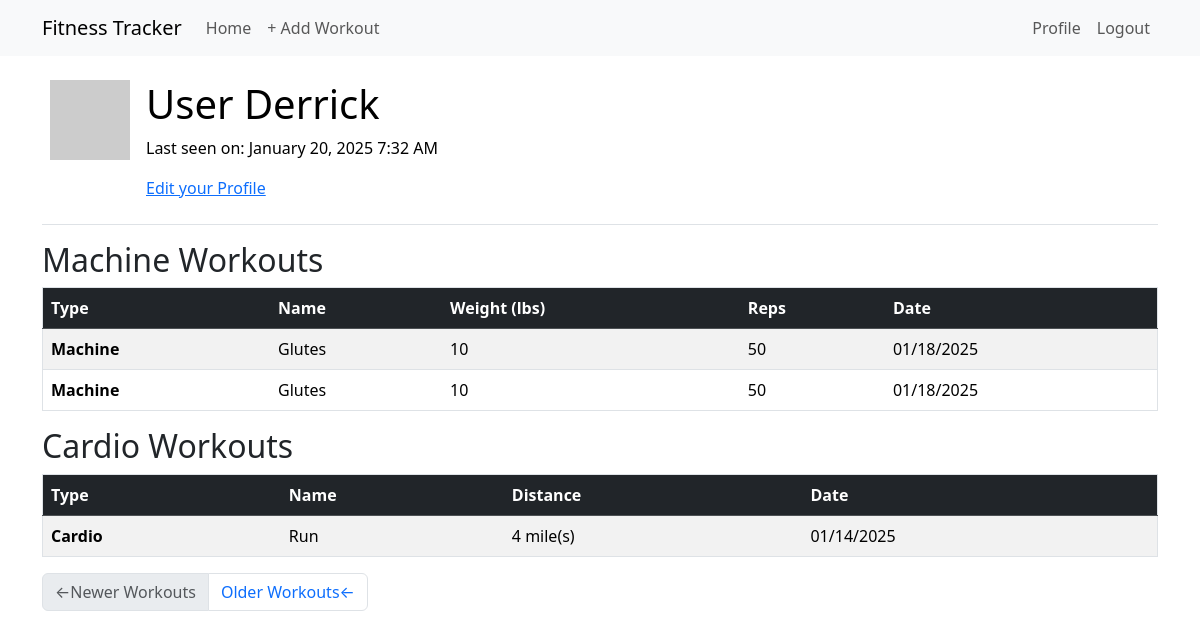
Page /user/Bob (signed in) on the earlier database version.
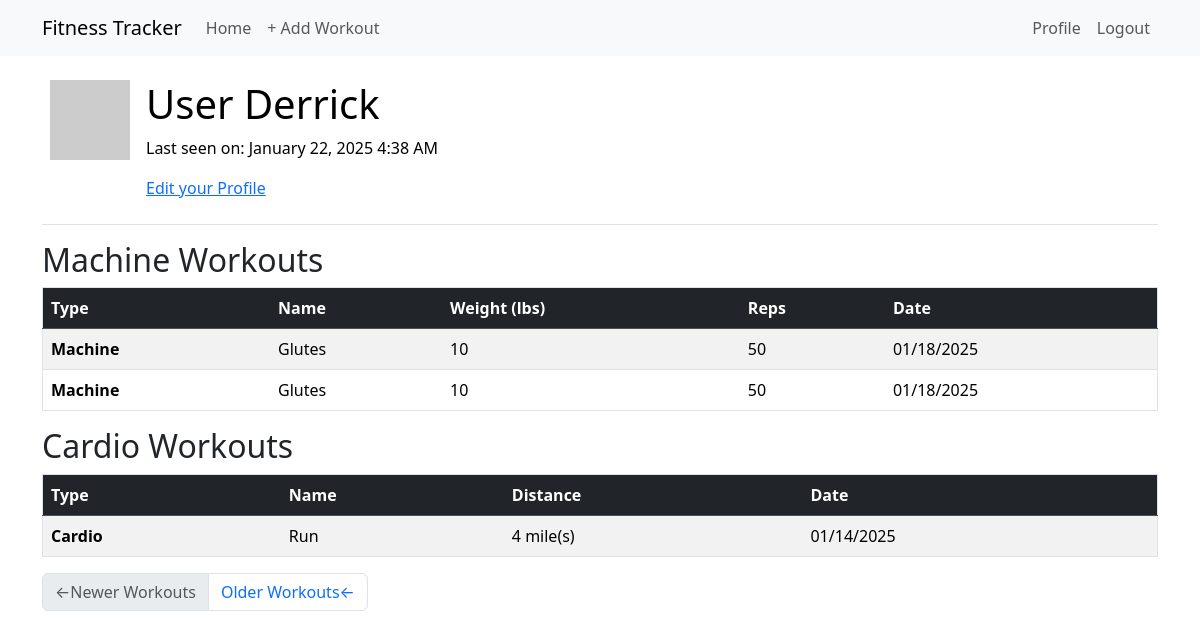
Same page on the later database version.
### app/models.py (models this page shows, shortened)
class User(UserMixin, db.Model):
    id: Mapped[int] = mapped_column(primary_key=True)
    username: Mapped[str] = mapped_column(String(64), index=True, unique=True)
    email: Mapped[str] = mapped_column(String(120), index=True, unique=True)
    password_hash: Mapped[Optional[str]] = mapped_column(String(256))
    workouts: Mapped[List['Workout']] = relationship(back_populates='user', lazy='dynamic')
    about_me: Mapped[Optional[str]] = mapped_column(String(140))
    last_seen: Mapped[Optional[datetime]] = mapped_column(
        default=lambda: datetime.now(timezone.utc))
    def avatar(self, size):
        digest = md5(self.email.lower().encode('utf-8')).hexdigest()
        return f'https://www.gravatar.com/avatar/{digest}?d=identicon&s={size}'

class MachineExercise(db.Model):
    id: Mapped[int] = mapped_column(primary_key=True)
    name: Mapped[str] = mapped_column(String(64), index=True)
    reps: Mapped[int] = mapped_column(Integer, default=1)
    weight: Mapped[int] = mapped_column(Integer, default=0)
    workouts: Mapped[List['Workout']] = relationship(secondary='workout_machine_exercise', back_populates='machine_exercises')

class Workout(db.Model):
    id: Mapped[int] = mapped_column(primary_key=True)
    date: Mapped[datetime] = mapped_column(index=True, default=lambda: datetime.now(timezone.utc))
    user_id: Mapped[int] = mapped_column(ForeignKey(User.id), index=True)
    user: Mapped[User] = relationship(back_populates='workouts')
    machine_exercises: Mapped[List["MachineExercise"]] = relationship(secondary='workout_machine_exercise', back_populates="workouts")
    cardio_exercises: Mapped[List["CardioExercise"]] = relationship(secondary='workout_cardio_exercise', back_populates="workouts")

class CardioExercise(db.Model):
    id: Mapped[int] = mapped_column(primary_key=True)
    name: Mapped[str] = mapped_column(String(64), index=True)
    distance: Mapped[int] = mapped_column(Integer, nullable=False, default=0)
    workouts: Mapped[List['Workout']] = relationship(secondary='workout_cardio_exercise', back_populates='cardio_exercises')

### app/routes.py (the view)
@app.route('/user/<username>')
@login_required
def user(username):
    if not current_user.is_authenticated:
        return redirect(url_for('index'))
    page = request.args.get('page', 1, type=int)
    user = db.first_or_404(sa.select(User).where(User.username == username))
    query = user.workouts.order_by(Workout.date.desc())
    workouts = db.paginate(query, page=page, per_page=app.config['WORKOUTS_PER_PAGE'], error_out=False)
    next_url = url_for('user', username=username, page=workouts.next_num) \
        if workouts.has_next else None
    prev_url = url_for('user', username=username, page=workouts.prev_num) \
        if workouts.has_prev else None
    return render_template('user.html', user=current_user, workouts=workouts.items, next_url=next_url, prev_url=prev_url)

### app/models.py (called while the page is built)
@login.user_loader
def load_user(id):
    return db.session.get(User, int(id))

### app/routes.py (called while the page is built)
@app.before_request
def before_request():
    if current_user.is_authenticated:
        current_user.last_seen = datetime.now(timezone.utc)
        db.session.commit()

### app/templates/user.html (shortened to what this page needs)
{% extends "base.html" %} {% block content %}
<table class="table table-hover">
  <tr>
    <td width="64px"><img src="{{ user.avatar(64) }}" /></td>
    <td>
      <h1>User {{ user.username }}</h1>
      {% if user.last_seen %}<p>Last seen on: {{ moment(user.last_seen).format('LLL') }}</p>{% endif %}
      {% if user == current_user %}
      <p><a href="{{ url_for('edit_profile') }}">Edit your Profile</a></p>
      {% endif %}
    </td>
  </tr>
</table>
{% include '_workout.html' %}
<nav aria-label="Post navigation">
  <ul class="pagination">
    <li class="page-item{% if not prev_url %} disabled{% endif %}">
      <a class="page-link" href="{{ prev_url }}">
        <span aria-hidden="true">&larr;</span>Newer Workouts
      </a>
    </li>
    <li class="page-item{% if not next_url %} disabled{% endif %}">
      <a class="page-link" href="{{ next_url }}">
        Older Workouts<span aria-hidden="true">&larr;</span>
      </a>
    </li>
  </ul>
</nav>
{% endblock %}

### app/templates/base.html (shortened to what this page needs)
<!doctype html>
<html lang="en">
  <head>
    <link
        href="https://cdn.jsdelivr.net/npm/bootstrap@5.3.2/dist/css/bootstrap.min.css"
        rel="stylesheet"
>
  </head>
  <body>
    <nav class="navbar navbar-expand-lg bg-body-tertiary">
      <div class="container">
        <a class="navbar-brand" href="{{ url_for('index') }}">Fitness Tracker</a>
        <div class="collapse navbar-collapse" id="navbarSupportedContent">
          <ul class="navbar-nav me-auto mb-2 mb-lg-0">
            <li class="nav-item">
              <a class="nav-link" aria-current="page" href="{{ url_for('index') }}">Home</a>
            </li>
            <li class="nav-item">
              <a class="nav-link" aria-current="page" href="{{ url_for('create_workout') }}">+ Add Workout</a>
            </li>
          </ul>
          <ul class="navbar-nav mb-2 mb-lg-0">
            {% if current_user.is_anonymous %}
            <li class="nav-item">
              <a class="nav-link" aria-current="page" href="{{ url_for('login') }}">Login</a>
            </li>
            {% else %}
            <li class="nav-item">
              <a class="nav-link" aria-current="page" href="{{ url_for('user', username=current_user.username) }}">Profile</a>
            </li>
            <li class="nav-item">
              <a class="nav-link" aria-current="page" href="{{ url_for('logout') }}">Logout</a>
            </li>
            {% endif %}
          </ul>
        </div>
      </div>
    </nav>
    <div class="container mt-3">
      {% block content %}{% endblock %}
    </div>
  </body>
</html>

### app/templates/_workout.html
<div class="table-responsive">
  <h2>Machine Workouts</h2>
  <table class="table table-striped table-hover border">
    <thead class="table-dark">
      <tr>
        <th scope="col">Type</th>
        <th scope="col">Name</th>
        <th scope="col">Weight (lbs)</th>
        <th scope="col">Reps</th>
        <th scope="col">Date</th>
      </tr>
    </thead>
    <tbody>
      {% for workout in workouts %}
        {% for machine in workout.machine_exercises %}
        <tr>
          <td><strong>Machine</strong></td>
          <td>{{ machine.name }}</td>
          <td>{{ machine.weight }}</td>
          <td>{{ machine.reps }}</td>
          <td>{{ moment(workout.date).format('L') }}</td>
        </tr>
        {% endfor %}
      {% endfor %}
    </tbody>
  </table>
  <h2>Cardio Workouts</h2>
  <table class="table table-striped table-hover border">
    <thead class="table-dark">
      <tr>
        <th scope="col">Type</th>
        <th scope="col">Name</th>
        <th scope="col">Distance</th>
        <th scope="col">Date</th>
      </tr>
    </thead>
    <tbody>
      {% for workout in workouts %}
        {% for cardio in workout.cardio_exercises %}
        <tr>
          <td><strong>Cardio</strong></td>
          <td>{{ cardio.name }}</td>
          <td>{{ cardio.distance }} mile(s)</td>
          <td>{{ moment(workout.date).format('L') }}</td>
        </tr>
        {% endfor %}
      {% endfor %}
    </tbody>
  </table>
</div>

Differences in the rows shown:
changed User "Derrick": last_seen "January 20, 2025 7:32 AM" → "January 22, 2025 4:38 AM"
